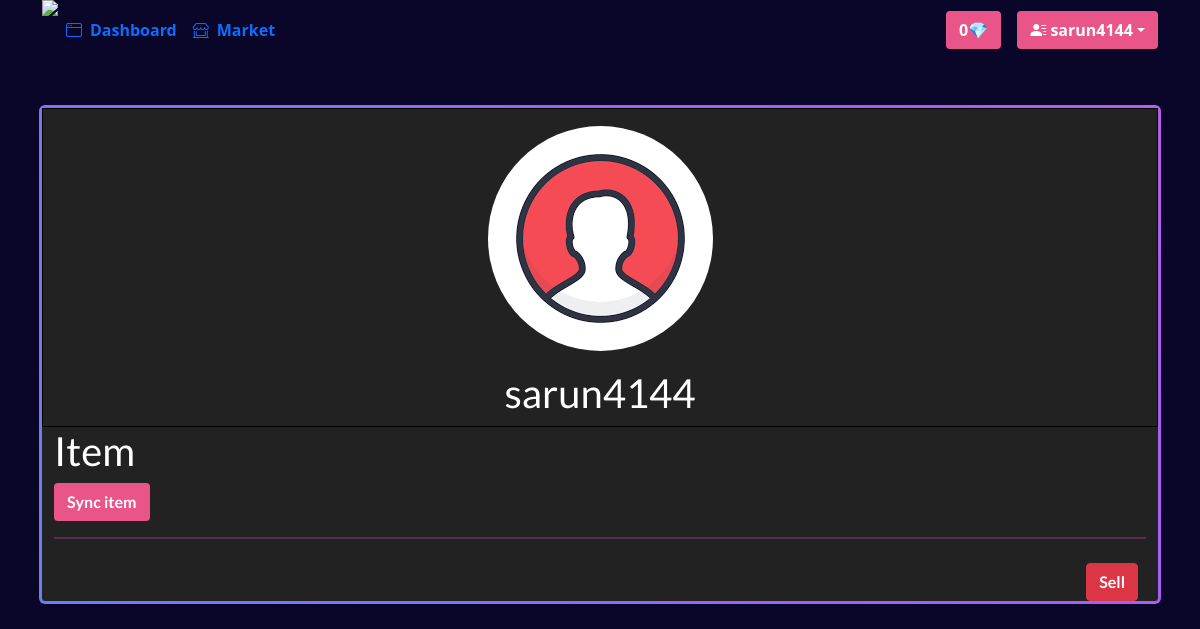
The page /Profile.php (signed in) on the database as committed earlier.
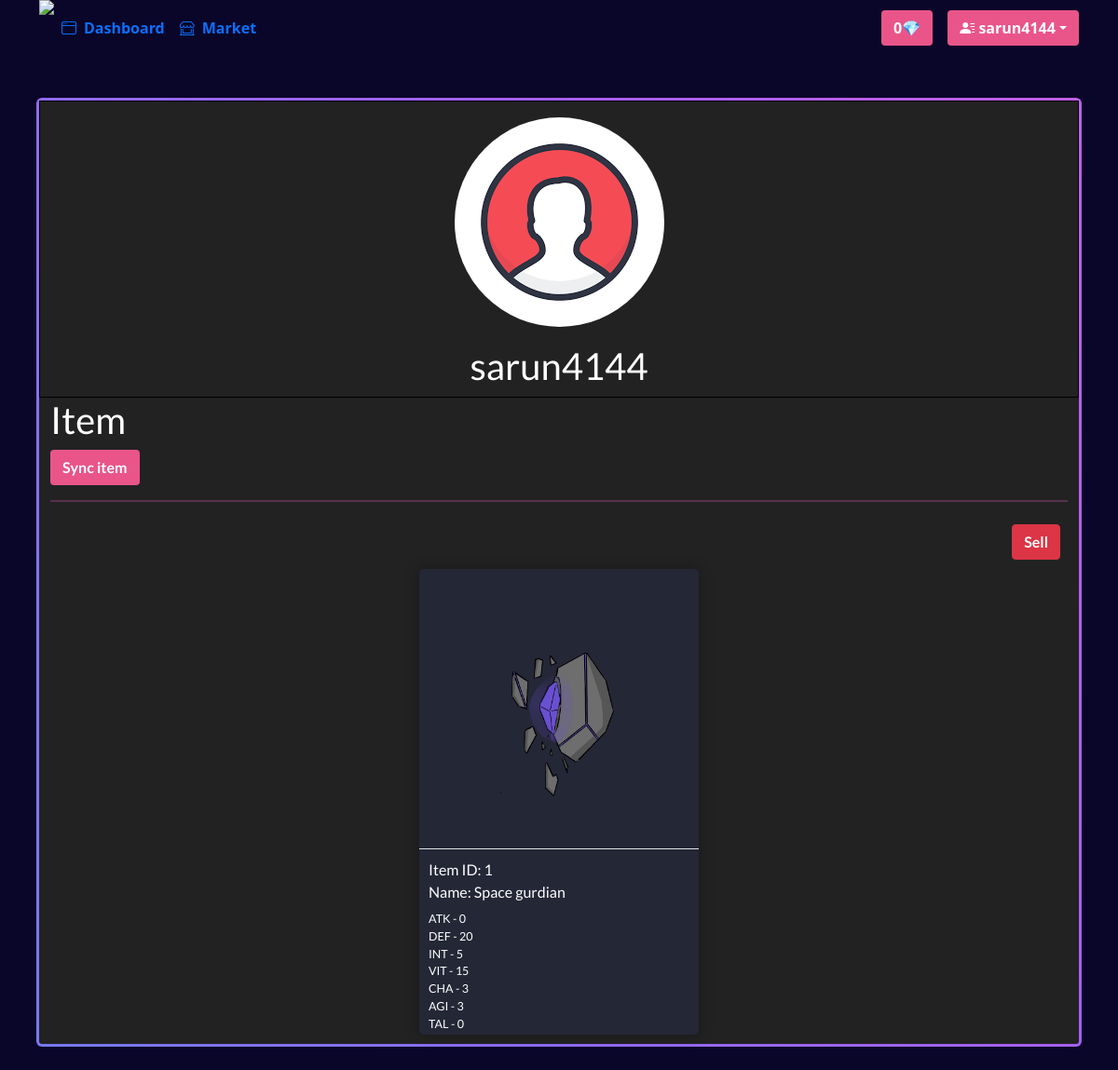
The same page on the database as committed later.
### tables this page shows
CREATE TABLE `user` (
  `ID` int(200) NOT NULL,
  `Username` varchar(50) NOT NULL,
  `Pass` varchar(50) NOT NULL,
  `Email` text NOT NULL,
  `role` enum('A','M') NOT NULL DEFAULT 'M',
  `Gem` double NOT NULL DEFAULT 0
);

CREATE TABLE `item` (
  `Id_Item` int(200) NOT NULL,
  `Name` varchar(50) NOT NULL DEFAULT 'Item_Null',
  `Atk` int(99) NOT NULL DEFAULT 0,
  `Def` int(99) NOT NULL DEFAULT 0,
  `Int` int(99) NOT NULL DEFAULT 0,
  `Vit` int(99) NOT NULL DEFAULT 0,
  `Cha` int(99) NOT NULL DEFAULT 0,
  `Agi` int(99) NOT NULL DEFAULT 0,
  `Tal` int(99) NOT NULL DEFAULT 0,
  `Img` mediumblob DEFAULT NULL,
  `Hold_or_Sell` enum('H','S') NOT NULL DEFAULT 'H',
  `Category_Id` int(200) NOT NULL,
  `Rarity_Id` int(200) NOT NULL,
  `User_Id` int(200) NOT NULL DEFAULT 0
);

### Profile.php (the view, shortened to what this page needs)
<!DOCTYPE html>
<html lang="en">
<head>
    <link href="https://cdn.jsdelivr.net/npm/bootstrap@5.1.0/dist/css/bootstrap.min.css" rel="stylesheet">
    <link rel="stylesheet" href="https://cdn.jsdelivr.net/npm/bootstrap-icons@1.5.0/font/bootstrap-icons.css">
    <link rel="stylesheet" href="https://cdnjs.cloudflare.com/ajax/libs/meyer-reset/2.0/reset.min.css">
    <link rel="stylesheet" href="Card1.css">
  </head>
<body style="background-color: #222">
  <div class="container">
    <?php include 'navbar.php';?>
      <div class="gradient-border mt-5 ">
        <table class="center">
          <tr>
            <td colspan="2">
              <div class="align-items-center"><img src="User-icon.png" alt="profile" class="headshot-2 wide-100px mt-3" ></div>
            </td>
          </tr>
          <tr>
           <td colspan="2" style="text-align: center;">
              <div class="mt-3 h1">
                                <?php
                                    $conn=new PDO("mysql:host=localhost;dbname=spaceutopia;charset=utf8","root","");
                                    $sql="SELECT * FROM user WHERE Username='$_SESSION[Username]'";
                                    $result=$conn->query($sql);
                                    while($row=$result->fetch()){
                                        echo $row['Username'];
                                }
                                ?>
              </div>
            </td>
          </tr>
        </table>
        <div class="container">
            <div class="nav">
                <div class="h1 col-11">Item</div>
                <div class="text-end"><button class=" btn text-white fw-bold" style="background-color:#E95589"  data-bs-target="#sync" data-bs-toggle="modal">Sync item</button></div>
        </div>
        <hr class="new1">
        <div class="text-end">
            <button class=" btn btn-danger text-white fw-bold me-2 mt-2" data-bs-target="#sell" data-bs-toggle="modal">Sell</button></div>
        <div class="wrap">
                    <?php
                        $conn=new PDO("mysql:host=localhost;dbname=spaceutopia;charset=utf8","root","");
                        $sql="SELECT * FROM item WHERE User_Id = $_SESSION[UserID] ";
                        $result =  $conn -> query($sql);
                        while($row=$result->fetch()){
                            echo "<div class='box' style='background-color: #242736'>
                            <div class='border-bottom'>
                                <img src='Stone.png' alt='Item' style='width: 300px;'>
                            </div>
                            <div style='text-align: left; margin-left: 10px; margin-top: 10px;'>";
                            echo "Item ID: ".$row[0]."<br> Name: ".$row[1]."<div class='mt-2' style='font-size: 12.5px;'>ATK - ".$row[2]."<br> DEF - ".$row[3]."<br> INT - ".$row[4]."<br> VIT - ".$row[5]."<br> CHA - ".$row[6]."<br> AGI - ".$row[7]."<br> TAL - ".$row[8]."</div>";
                            echo "</div></div>";
                        }
                    ?>
            </div>
        </div>
      </div>
  </div>
</body>
</html>

### navbar.php (shortened to what this page needs)
<link rel="stylesheet" href="BG.css">
<header>
<?php
    if(!isset($_SESSION["id"])){
?>
      <div class="d-flex flex-wrap align-items-center justify-content-center justify-content-lg-start">
        <a href="Star.php"><img src="https://scontent.xx.fbcdn.net/v/t1.15752-9/s261x260/245799487_267531408630886_2729645764553798750_n.png?_nc_cat=111&ccb=1-5&_nc_sid=aee45a&_nc_ohc=SdR8eRCLh24AX8iffW2&_nc_ad=z-m&_nc_cid=0&_nc_ht=scontent.xx&oh=5bcf13950dee4473d137c76a46870f42&oe=61911213" width="auto" height="60px"></a>
        <ul class="nav col-12 col-lg-auto me-lg-auto mb-2 justify-content-center mb-md-0">
          <li><a href="#" class="White nav-link px-2 fw-bolder" title="DashBoard"><i class="bi bi-window me-2"></i>Dashboard</a></li>
          <li><a href="marketplace.php" class="White nav-link px-2 fw-bolder" title="Market"><i class="bi bi-shop-window me-2"></i>Market</a></li>
        </ul>
        <a href="login.php">
          <div div class="text-end">
            <button type="button" class="btn text-white fw-bold" style="background-color:#E95589">Login</button>
          </div>
        </a>
      </div>
<?php
    }else{
?>
<div class="d-flex flex-wrap align-items-center justify-content-center justify-content-lg-start">
        <a href="Star.php"><img src="https://scontent.xx.fbcdn.net/v/t1.15752-9/s261x260/245799487_267531408630886_2729645764553798750_n.png?_nc_cat=111&ccb=1-5&_nc_sid=aee45a&_nc_ohc=SdR8eRCLh24AX8iffW2&_nc_ad=z-m&_nc_cid=0&_nc_ht=scontent.xx&oh=5bcf13950dee4473d137c76a46870f42&oe=61911213" width="auto" height="60px"></a>
        <ul class="nav col-12 col-lg-auto me-lg-auto mb-2 justify-content-center mb-md-0">
          <li><a href="#" class="White nav-link px-2 fw-bolder" title="DashBoard"><i class="bi bi-window me-2"></i>Dashboard</a></li>
          <li><a href="marketplace.php" class="White nav-link px-2 fw-bolder" title="Market"><i class="bi bi-shop-window me-2"></i>Market</a></li>
        </ul>
        <form class="col-12 text-center col-lg-auto mb-3 mb-lg-0 me-lg-3 text-info">
        <button type="button" class="btn text-white fw-bold" style="background-color:#E95589">
            <?php
              $conn=new PDO("mysql:host=localhost;dbname=spaceutopia;charset=utf8","root","");
              $sql="SELECT * FROM user WHERE Username='$_SESSION[Username]'";
              $result=$conn->query($sql);
              while($row=$result->fetch()){
                echo $row['Gem']."💎";
              }
            ?>
          </button>
        </form>
        <div div class="text-end">
        <ul class="navbar-nav">
            <li class="nav-item">
              <div class="dropdown">
                <button type="button" class="btn text-white fw-bold dropdown-toggle" style="background-color:#E95589"
                  id="dropdownMenuButton1" data-bs-toggle="dropdown" aria-expanded="false"><i class="bi bi-person-lines-fill"></i>&nbsp;<?php  echo $_SESSION["Username"]?></button>
              </div>
            </li>
        </ul>
          </div>
      </div>
      <?php
        }
      ?>
  </header>

### Card1.css (style rules this page uses)
.wrap { display: -webkit-box; display: -ms-flexbox; display: flex; -ms-flex-wrap: wrap; flex-wrap: wrap; -webkit-box-pack: center; -ms-flex-pack: center; justify-content: center; -webkit-box-align: center; -ms-flex-align: center; align-items: center; -webkit-box-orient: horizontal; -webkit-box-direction: normal; -ms-flex-direction: row; flex-direction: row; }
.box { margin: 10px; width: 300px; height: 500px; text-align: center; font-family: Lato, sans-serif; color: white; border-radius: 5px; -webkit-transition: 200ms ease-in-out; -o-transition: 200ms ease-in-out; transition: 200ms ease-in-out; -webkit-box-shadow: 0 0 15px rgba(0,0,0,0.3); box-shadow: 0 0 15px rgba(0,0,0,0.3); }

### BG.css (style rules this page uses)
body { height: 220em; background: linear-gradient(to bottom, #090629 39%, #291c92 80%, #e95589 100%); overflow: auto; }
.center { display: flex; align-items: center; justify-content: center; flex-direction: column; perspective: 700px; font-size: clamp(10px, 2vw, 20px); }

### Profile.php (style rules this page uses)
img { display: block; margin-left: auto; margin-right: auto; }
.h1 { font-size: 40px; }
hr.new1 { border: 1px solid #f25fd0; }
.center { margin-left: auto; margin-right: auto; }
table, th, td { border: 1px solid black; border-collapse: collapse; }
button { background: #a65ff2; color: whitesmoke; font-size: 12px; margin-top: 30px; font-weight: bold; padding: 8px 20px; }
.gradient-border { --border-width: 3px; position: relative; justify-content: center; align-items: center; font-family: Lato, sans-serif; color: white; background: #222; border-radius: var(--border-width); }
.gradient-border::after { position: absolute; content: ""; top: calc(-1 * var(--border-width)); left: calc(-1 * var(--border-width)); z-index: -1; width: calc(100% + var(--border-width) * 2); height: calc(100% + var(--border-width) * 2); background: linear-gradient(60deg, #5f86f2, #a65ff2, #f25fd0, #f25f61); background-size: 300% 300%; background-position: 0 50%; border-radius: calc(2 * var(--border-width)); animation: moveGradient 4s alternate infinite; }
.headshot-2 { border-radius: 50%; margin-left: auto; margin-right: auto; }

Rows that differ between the two databases and show on the page:
now on this page (row edited): item: Id_Item "1", Name "Space gurdian", Atk "0", Def "20", Int "5", Vit "15", Cha "3", Agi "3", Tal "0"
